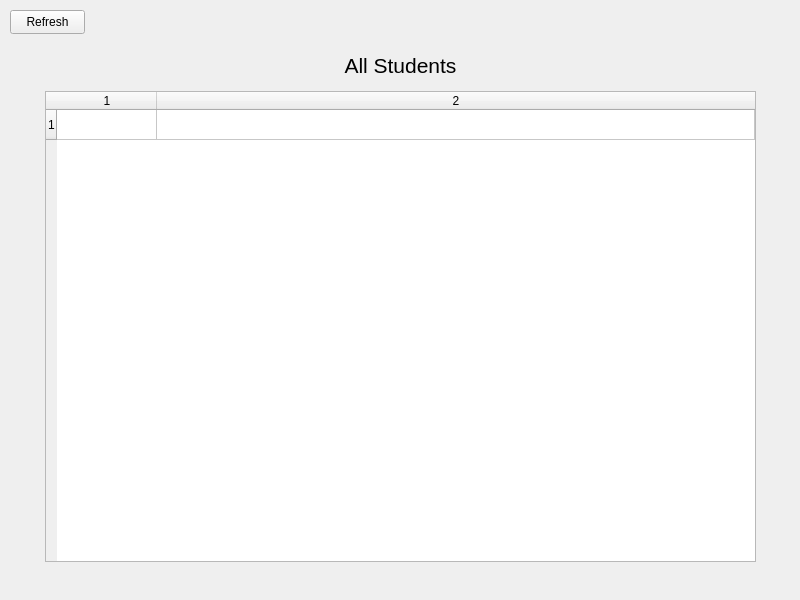
<?xml version="1.0" encoding="UTF-8"?>
<ui version="4.0">
 <class>PaperWindow</class>
 <widget class="QMainWindow" name="PaperWindow">
  <property name="geometry">
   <rect>
    <x>0</x>
    <y>0</y>
    <width>800</width>
    <height>600</height>
   </rect>
  </property>
  <property name="windowTitle">
   <string>MainWindow</string>
  </property>
  <widget class="QWidget" name="centralwidget">
   <widget class="QPushButton" name="refreshBTN">
    <property name="geometry">
     <rect>
      <x>10</x>
      <y>10</y>
      <width>75</width>
      <height>24</height>
     </rect>
    </property>
    <property name="text">
     <string>Refresh</string>
    </property>
   </widget>
   <widget class="QTableWidget" name="gradeTABLE">
    <property name="geometry">
     <rect>
      <x>45</x>
      <y>91</y>
      <width>711</width>
      <height>471</height>
     </rect>
    </property>
    <property name="showGrid">
     <bool>true</bool>
    </property>
    <property name="rowCount">
     <number>1</number>
    </property>
    <property name="columnCount">
     <number>2</number>
    </property>
    <attribute name="horizontalHeaderCascadingSectionResizes">
     <bool>true</bool>
    </attribute>
    <attribute name="horizontalHeaderShowSortIndicator" stdset="0">
     <bool>false</bool>
    </attribute>
    <attribute name="horizontalHeaderStretchLastSection">
     <bool>true</bool>
    </attribute>
    <row/>
    <column/>
    <column/>
   </widget>
   <widget class="QLabel" name="paperLABEL">
    <property name="geometry">
     <rect>
      <x>50</x>
      <y>40</y>
      <width>701</width>
      <height>51</height>
     </rect>
    </property>
    <property name="font">
     <font>
      <pointsize>16</pointsize>
     </font>
    </property>
    <property name="text">
     <string>All Students</string>
    </property>
    <property name="scaledContents">
     <bool>true</bool>
    </property>
    <property name="alignment">
     <set>Qt::AlignCenter</set>
    </property>
   </widget>
  </widget>
 </widget>
 <resources/>
 <connections/>
</ui>
